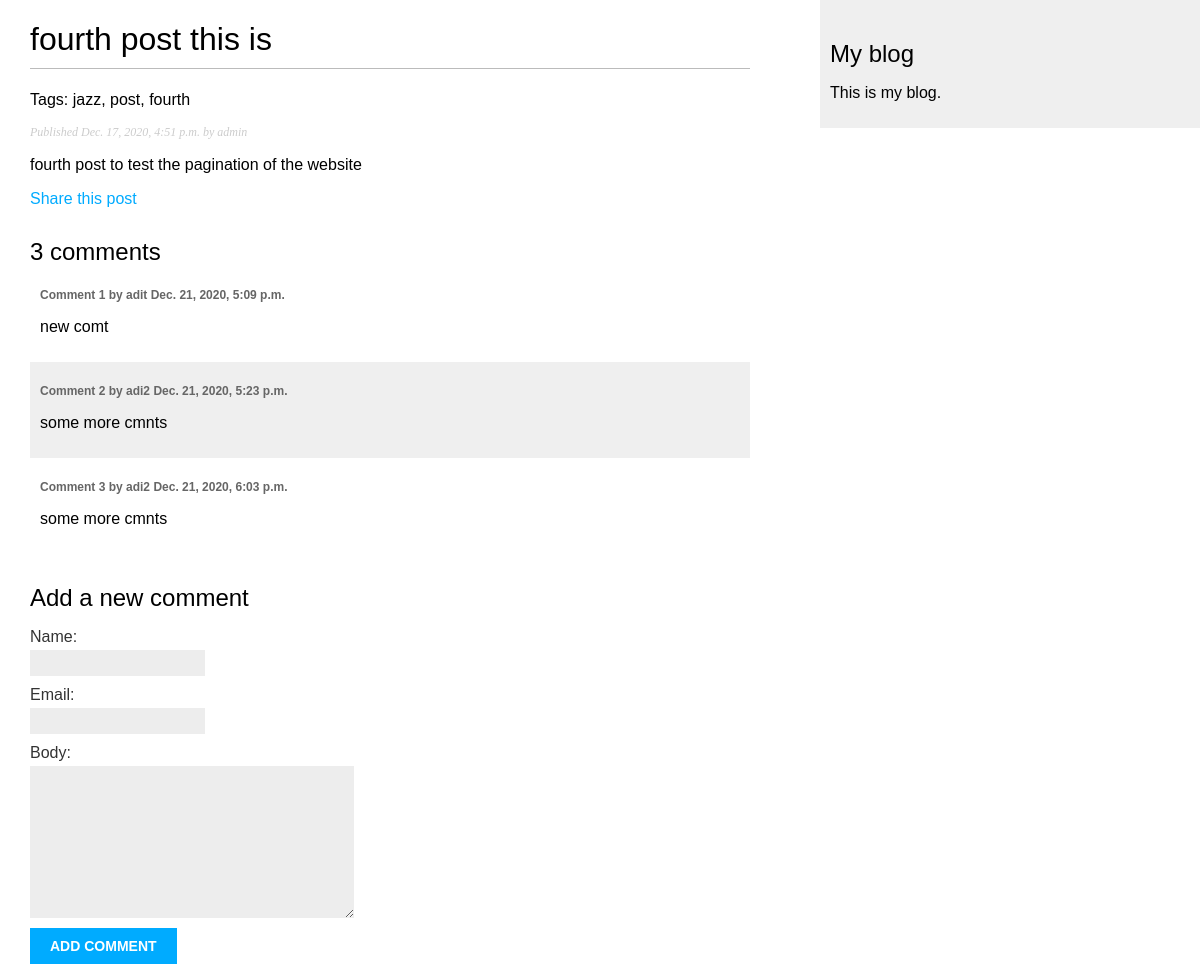
Screenshot of /blog/2020/12/17/fourth-post/ with the database file from the repository.
### blog/models.py (models this page shows, shortened)
class Post(models.Model):
    objects = models.Manager()
    published = PublishedManager()
    tags = TaggableManager()
    STATUS_CHOICES = (
        ('draft', 'Draft'),
        ('published', 'Published'),
    )
    title = models.CharField(max_length=250)
    slug = models.SlugField(max_length=250,
                            unique_for_date='publish')
    author = models.ForeignKey(User,
                            on_delete=models.CASCADE,
                            related_name='blog_posts')
    body = models.TextField()
    publish = models.DateTimeField(default=timezone.now)
    created = models.DateTimeField(auto_now_add=True)
    updated = models.DateTimeField(auto_now=True)
    status = models.CharField(max_length=10,
                            choices=STATUS_CHOICES,
                            default='draft')
    class Meta:
        ordering = ('-publish',)

class Comment(models.Model):
    post = models.ForeignKey(Post, on_delete=models.CASCADE, related_name='comments')
    name = models.CharField(max_length=80)
    email = models.EmailField()
    body = models.TextField()
    created = models.DateTimeField(auto_now_add=True)
    updated = models.DateTimeField(auto_now=True)
    active = models.BooleanField(default=True)
    class Meta:
        ordering = ('created',)

### blog/views.py (the view)
def post_detail(request, year, month, day, post):
    post = get_object_or_404(Post, slug=post,
                                    status='published',
                                    publish__year=year,
                                    publish__month=month,
                                    publish__day=day)
    comments = post.comments.filter(active=True)
    new_comment = None
    if request.method == 'POST':
        comment_form = CommentForm(data = request.POST)
        if comment_form.is_valid():
            new_comment = comment_form.save(commit = False)
            new_comment.post = post
            new_comment.save()
    else:
        comment_form = CommentForm()
    return render(request,
                'blog/post/detail.html',
                {'post': post,
                'comments' : comments,
                'new_comment' : new_comment,
                'comment_form' : comment_form})

### blog/forms.py
class CommentForm(forms.ModelForm):
    class Meta:
        model = Comment
        fields = ('name', 'email', 'body')

### blog/templates/blog/post/detail.html (shortened to what this page needs)
{% extends "blog/base.html" %}
{% block content %}
 <h1>{{ post.title }}</h1>
 <p class="tags">Tags: {{ post.tags.all|join:", " }}</p>
 <p class="date">
 Published {{ post.publish }} by {{ post.author }}
 </p>
 {{ post.body|linebreaks }}
 <p>
    <a href="{% url "blog:post_share" post.id %}">
    Share this post
    </a>
</p>
{% with comments.count as total_comments %}
 <h2>
 {{ total_comments }} comment{{ total_comments|pluralize }}
 </h2>
{% endwith %}
{% for comment in comments %}
 <div class="comment">
 <p class="info">
 Comment {{ forloop.counter }} by {{ comment.name }}
 {{ comment.created }}
 </p>
 {{ comment.body|linebreaks }}
 </div>
{% empty %}
 <p>There are no comments yet.</p>
{% endfor %}
{% if new_comment %}
 <h2>Your comment has been added.</h2>
{% else %}
 <h2>Add a new comment</h2>
 <form method="post">
 {{ comment_form.as_p }}
 <p><input type="submit" value="Add comment"></p>
 </form>
{% endif %}
{% endblock %}

### blog/static/css/blog.css (style rules this page uses)
body { margin:0; padding:0; font-family:helvetica, sans-serif; }
a { color:#00abff; text-decoration:none; }
h1 { font-weight:normal; border-bottom:1px solid #bbb; padding:0 0 10px 0; }
h2 { font-weight:normal; margin:30px 0 0; }
p.date { color:#ccc; font-family: georgia, serif; font-size: 12px; font-style: italic; }
label { float:left; clear:both; color:#333; margin-bottom:4px; }
input, textarea { clear:both; float:left; margin:0 0 10px; background:#ededed; border:0; padding:6px 10px; font-size:12px; }
input[type=submit] { font-weight:bold; background:#00abff; color:#fff; padding:10px 20px; font-size:14px; text-transform:uppercase; }
.comment { padding:10px; }
.comment:nth-child(even) { background:#efefef; }
.comment .info { font-weight:bold; font-size:12px; color:#666; }

### rows the page displays
Post: title "fourth post this is", tags.all "jazz, post, fourth", publish "Dec. 17, 2020, 4:51 p.m.", author "admin", body "fourth post to test the pagination of the website"
Comment: name "adit", created "Dec. 21, 2020, 5:09 p.m.", body "new comt"
Comment: name "adi2", created "Dec. 21, 2020, 5:23 p.m.", body "some more cmnts"
Comment: name "adi2", created "Dec. 21, 2020, 6:03 p.m.", body "some more cmnts"

### other values shown
{{ total_comments }} "3"
